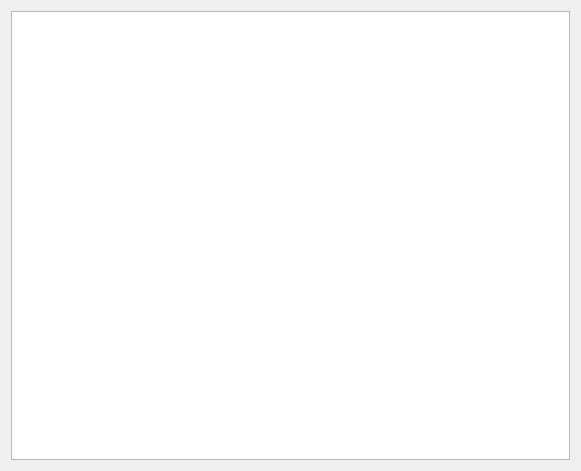
<?xml version="1.0" encoding="UTF-8"?>
<ui version="4.0">
 <class>ResourcesView</class>
 <widget class="QDialog" name="ResourcesView">
  <property name="geometry">
   <rect>
    <x>0</x>
    <y>0</y>
    <width>581</width>
    <height>471</height>
   </rect>
  </property>
  <property name="windowTitle">
   <string>Resources View</string>
  </property>
  <layout class="QVBoxLayout" name="verticalLayout">
   <item>
    <widget class="QTreeView" name="tv_robjects">
     <property name="editTriggers">
      <set>QAbstractItemView::NoEditTriggers</set>
     </property>
     <property name="showDropIndicator" stdset="0">
      <bool>false</bool>
     </property>
     <property name="alternatingRowColors">
      <bool>true</bool>
     </property>
     <property name="rootIsDecorated">
      <bool>false</bool>
     </property>
     <property name="itemsExpandable">
      <bool>false</bool>
     </property>
     <property name="sortingEnabled">
      <bool>true</bool>
     </property>
     <property name="expandsOnDoubleClick">
      <bool>false</bool>
     </property>
    </widget>
   </item>
  </layout>
 </widget>
 <resources/>
 <connections/>
</ui>
